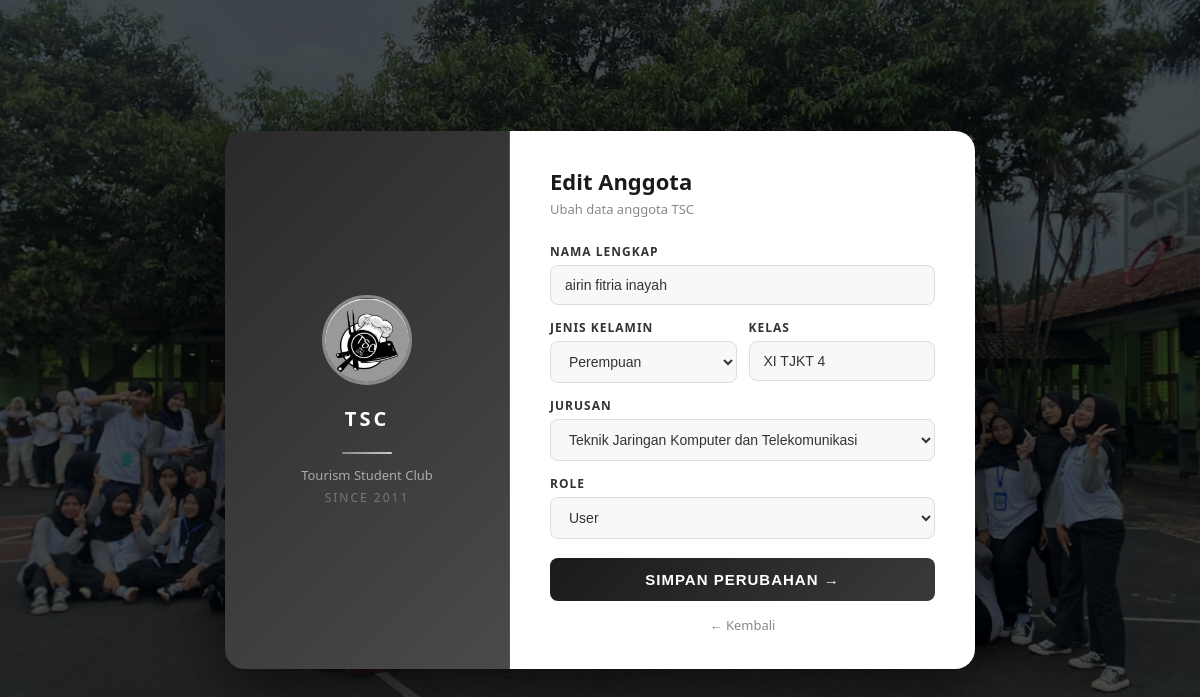
Screenshot of /projek/admin/edit.php?id=17 (signed in) with the database file from the repository.
### tables this page shows
CREATE TABLE `users` (
  `id` int(11) NOT NULL,
  `username/email` varchar(100) NOT NULL,
  `password` varchar(255) NOT NULL,
  `nama_lengkap` varchar(100) DEFAULT NULL,
  `jenis_kelamin` varchar(10) DEFAULT NULL,
  `kelas` varchar(20) DEFAULT NULL,
  `jurusan` varchar(50) DEFAULT NULL,
  `role` varchar(10) DEFAULT 'user'
);

### projek/admin/edit.php (the view, shortened to what this page needs)
<?php include '../koneksi.php';
$id = $_GET['id'];
$data = mysqli_fetch_assoc(mysqli_query($conn, "SELECT * FROM users WHERE id='$id'"));
?>
<!DOCTYPE html>
<html lang="id">
<head>
</head>
<body>
<div class="container">
    <div class="left">
        <img src="../logo_tsc.jpg" alt="Logo TSC">
        <h1>TSC</h1>
        <div class="divider"></div>
        <p>Tourism Student Club</p>
        <p class="since">SINCE 2011</p>
    </div>
    <div class="right">
        <h2>Edit Anggota</h2>
        <p class="sub">Ubah data anggota TSC</p>
        <form method="POST">
            <div class="input-group">
                <label>NAMA LENGKAP</label>
                <input type="text" name="nama_lengkap" value="<?= $data['nama_lengkap'] ?>" required>
            </div>
            <div class="row">
                <div class="input-group">
                    <label>JENIS KELAMIN</label>
                    <select name="jenis_kelamin">
                        <option value="P" <?= $data['jenis_kelamin']=='P'?'selected':'' ?>>Perempuan</option>
                    </select>
                </div>
                <div class="input-group">
                    <label>KELAS</label>
                    <input type="text" name="kelas" value="<?= $data['kelas'] ?>" required>
                </div>
            </div>
            <div class="input-group">
                <label>JURUSAN</label>
                <select name="jurusan">
                    <option value="Teknik Jaringan Komputer dan Telekomunikasi" <?= $data['jurusan']=='Teknik Jaringan Komputer dan Telekomunikasi'?'selected':'' ?>>Teknik Jaringan Komputer dan Telekomunikasi</option>
                </select>
            </div>
            <div class="input-group">
                <label>ROLE</label>
                <select name="role">
                    <option value="user" <?= $data['role']=='user'?'selected':'' ?>>User</option>
                </select>
            </div>
            <button type="submit" name="update" class="btn-submit">SIMPAN PERUBAHAN →</button>
        </form>
        <a href="index.php" class="btn-back">← Kembali</a>
    </div>
</div>
</body>
</html>

### projek/admin/edit.php (style rules this page uses)
* { margin:0; padding:0; box-sizing:border-box; }
body { font-family:'Segoe UI',sans-serif; background: linear-gradient(rgba(0,0,0,0.7), rgba(0,0,0,0.7)), url('about tsc.jpg') center/cover no-repeat fixed; min-height:100vh; display:flex; justify-content:center; align-items:center; }
.container { display:flex; width:750px; border-radius:20px; overflow:hidden; box-shadow:0 20px 60px rgba(0,0,0,0.6); }
.left { background:linear-gradient(135deg, #2a2a2a, #4a4a4a); width:38%; display:flex; flex-direction:column; justify-content:center; align-items:center; padding:40px; border-right:1px solid #555; }
.left img { width:90px; height:90px; border-radius:50%; border:3px solid #888; margin-bottom:20px; object-fit:cover; }
.left h1 { color:#fff; font-size:20px; letter-spacing:3px; margin-bottom:8px; }
.left .divider { width:50px; height:2px; background:linear-gradient(90deg,#888,#ccc); margin:12px auto; border-radius:2px; }
.left p { color:#aaa; font-size:13px; text-align:center; }
.left .since { color:#777; font-size:12px; letter-spacing:2px; margin-top:5px; }
.right { background:#fff; width:62%; padding:35px 40px; display:flex; flex-direction:column; justify-content:center; }
.right h2 { color:#1a1a1a; font-size:22px; margin-bottom:4px; }
.right p.sub { color:#888; font-size:13px; margin-bottom:25px; }
.input-group { margin-bottom:14px; }
.input-group label { display:block; margin-bottom:5px; font-weight:600; color:#333; font-size:12px; letter-spacing:1px; }
.input-group input, .input-group select { width:100%; padding:11px 14px; border:1.5px solid #ddd; border-radius:8px; background:#f8f8f8; font-size:14px; color:#333; transition:border 0.3s; }
.row { display:grid; grid-template-columns:1fr 1fr; gap:12px; }
.btn-submit { width:100%; padding:13px; background:linear-gradient(135deg, #1a1a1a, #3a3a3a); color:#fff; border:none; border-radius:8px; font-size:15px; font-weight:bold; cursor:pointer; transition:all 0.3s; letter-spacing:1px; margin-top:5px; }
.btn-back { display:block; text-align:center; margin-top:15px; font-size:13px; color:#888; text-decoration:none; }

### rows the page displays
users: nama_lengkap "airin fitria inayah", jenis_kelamin "Perempuan", kelas "XI TJKT 4", jurusan "Teknik Jaringan Komputer dan Telekomunikasi", role "User"
